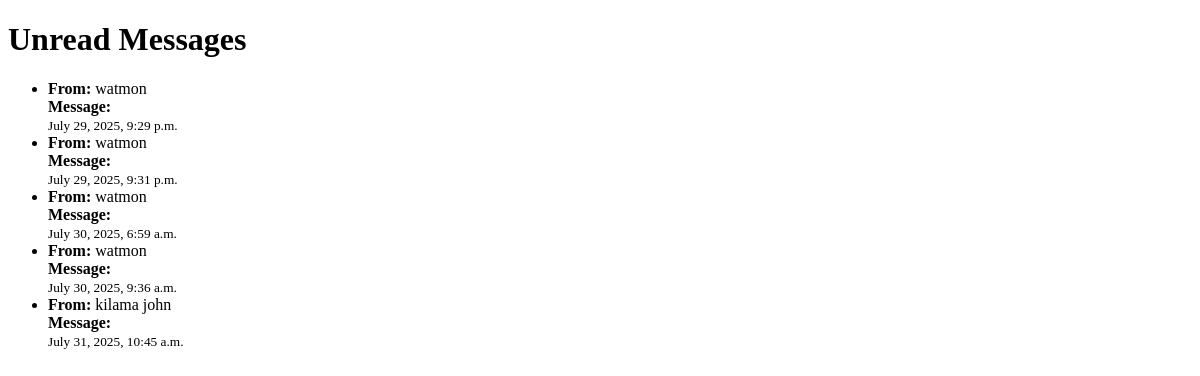
Before: /unread/ (signed in) with the older database file.
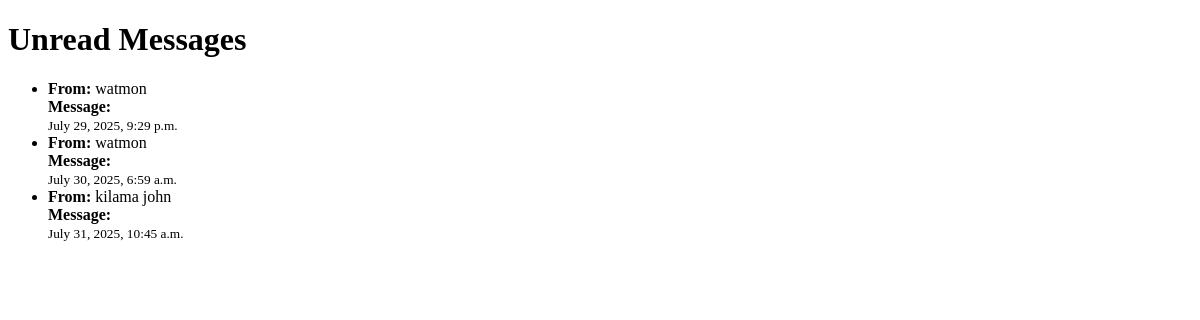
After: the same page with the newer database file.
### messaging/models.py (models this page shows, shortened)
class Message(models.Model):
    sender = models.ForeignKey(User, on_delete=models.CASCADE, related_name='sent_messages')
    receiver = models.ForeignKey(User, on_delete=models.CASCADE, related_name='received_messages')
    content = models.TextField()
    timestamp = models.DateTimeField(auto_now_add=True)
    edited = models.BooleanField(default=False)
    edited_at = models.DateTimeField(null=True, blank=True)
    edited_by = models.ForeignKey(User, null=True, blank=True, on_delete=models.SET_NULL, related_name='edited_messages')
    read = models.BooleanField(default=False)
    parent_message = models.ForeignKey(
        'self',
        null=True,
        blank=True,
        on_delete=models.CASCADE,
        related_name='replies'
    )
    objects = models.Manager()  # default
    unread = UnreadMessagesManager()  # custom manager

### messaging/views.py (the view)
# urls.py: path('unread/', unread_messages_view, name='unread_messages'),
def unread_messages_view(request):
    unread_messages = Message.unread.unread_for_user(request.user).only('id', 'content', 'timestamp', 'sender', 'receiver')
    return render(request, 'unread_inbox.html', {'messages': unread_messages})

### messaging/managers.py (called while the page is built)
    def unread_for_user(self, user):
        return self.get_queryset().filter(receiver=user, read=False).only('id', 'content', 'timestamp', 'sender', 'receiver')

### messaging/templates/unread_inbox.html (shortened to what this page needs)
<!DOCTYPE html>
<html lang="en">
<head>
</head>
<body>
<h1>Unread Messages</h1>
<ul>
  {% for message in messages %}
    <li>
      <strong>From:</strong> {{ message.sender.username }}<br>
      <strong>Message:</strong> {{ message.text }}<br>
      <small>{{ message.timestamp }}</small>
    </li>
  {% empty %}
    <li>No unread messages.</li>
  {% endfor %}
</ul>
</body>
</html>

Changed rows visible on the page:
no longer on this page (row edited): Message: sender.username "watmon", timestamp "July 29, 2025, 9:31 p.m."
no longer on this page (row edited): Message: sender.username "watmon", timestamp "July 30, 2025, 9:36 a.m."
